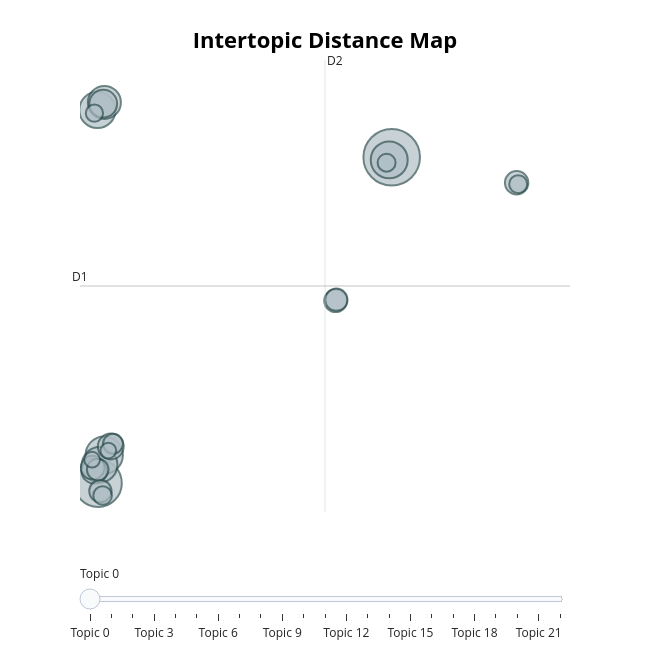

Notebook code cell kept with this figure:
### Code cell
from IPython.display import display

try:
    fig = BERTopic_model.visualize_topics(custom_labels=True)
    display(fig)   # <-- required to show it
except Exception as e:
    print("Not enough topics for visualization")
    print("Error:", e)

### Figure 1 — Plotly figure (JSON) as saved in the notebook; plotly's stock layout.template omitted (floating-point values rounded to 4 significant figures)
{"data": [{"customdata": [[0, "que | la | mi | de | es", 129], [1, "que | los | si | un | de", 91], [2, "hashtagguayaquil | de | en | la | va", 56], [3, "hashtagquito | hashtagcuenca | hashtagambato | de | hashtagguayaquil", 55], [4, "que | mentiond7b4b0e86992768572e6c3dcafcfea323e1c48ce52 | mention476524471566340e3b1ee151d5823752ee0dd06fe5 | mention49a6c2c9015952e969011f2296bfbafef4367e1d98 | eso", 53], [5, "hashtagecuador | ecuador | de | en | el", 51], [6, "mentione504afaba4ce69a3ae0ddf083ed8fff1f10f40cc59 | urlbcaeec6eb0de9a014d8f67d718ecae4b39b47954fa | hermanos | mentionda80dc6eaa1a7caf394e5a69e0687026b212353071 | violencia", 44], [7, "followme | yes | thanks | please | greetings", 31], [8, "hashtag7rc | hashtagdespertarpatria | mention2087399d0b911ed0bb43aa9da21d7301f0a077e56c | los | hashtaglapatriabrilla", 27], [9, "las | carlos | barrera | run | propuestas", 26], [10, "cristiano | ronaldo | messi | premio | diz", 23], [11, "nublado | wind | conditions | feels | humidity", 22], [12, "hashtagmarsocial | year | hashtagnytimes | hashtagauthor | hashtagfoxnews", 21], [13, "days | hashtagblog | hashtagmystery | uk | mention562675bb5ba2cac14b467ce7bcd10eed3257fbb741", 20], [14, "foto | facebook | nueva | publiqu | una", 20], [15, "rajoy | obama | liderazgo | economa | hashtagrajoy", 19], [16, "hashtagricaurtedicelaverdad | n37159 | atrs | banco | pacfico", 16], [17, "foto | set | fotos | andtherestfollows | mentionc8da7d4bd28dc15cc10e8c267dc444c70607cdcf52", 14], [18, "shown | wind | humidity | feels | conditions", 13], [19, "hashtagpagoimpuestos | mil | hashtagsri | personas | hashtagricaurtedicelaverdad", 13], [20, "feliz | cumpleaos | todos | hashtaghappybdaytiago | mentionbf112b763e41a4df2c5a73ef9277d6ad7d974de886", 12], [21, "mentiona78966bf9c5d0e0a82dfbf96fba722498c7eefc905 | hashtagyolevoyaviviana | hashtagrevolucincontodo | hashtagtodotodito35 | hashtagrevolucioncontodo", 10], [22, "forex | cierre | 073 | dax | 039", 10]], "hovertemplate": "<b>Topic %{customdata[0]}</b><br>%{customdata[1]}<br>Size: %{customdata[2]}", "legendgroup": "", "marker": {"color": "#B0BEC5", "line": {"color": "DarkSlateGrey", "width": 2}, "size": [129, 91, 56, 55, 53, 51, 44, 31, 27, 26, 23, 22, 21, 20, 20, 19, 16, 14, 13, 13, 12, 10, 10], "sizemode": "area", "sizeref": 0.08063, "symbol": "circle"}, "mode": "markers", "name": "", "orientation": "v", "showlegend": false, "type": "scatter", "x": [16.58, -5.658, -5.189, 16.39, -5.704, -5.535, -5.178, -5.263, -4.694, -5.947, -6.069, 26.04, 12.33, 12.39, -5.483, -5.68, -4.525, -5.312, 26.16, 16.19, -5.933, -4.881, -6.108], "xaxis": "x", "y": [16.06, -6.859, -4.882, 15.87, 19.39, -5.564, 19.91, 19.83, -4.282, -5.996, -5.766, 14.26, 5.974, 6.041, -7.417, -5.901, -4.086, -7.728, 14.17, 15.68, 19.16, -4.568, -5.208], "yaxis": "y"}], "layout": {"annotations": [{"showarrow": false, "text": "D1", "x": -7.024, "y": 7.005, "yshift": 10}, {"showarrow": false, "text": "D2", "x": 11.53, "xshift": 10, "y": 22.9}], "height": 650, "hoverlabel": {"bgcolor": "white", "font": {"family": "Rockwell", "size": 16}}, "legend": {"itemsizing": "constant", "tracegroupgap": 0}, "margin": {"t": 60}, "shapes": [{"line": {"color": "#CFD8DC", "width": 2}, "type": "line", "x0": 11.53, "x1": 11.53, "y0": -8.887, "y1": 22.9}, {"line": {"color": "#9E9E9E", "width": 2}, "type": "line", "x0": -7.024, "x1": 30.08, "y0": 7.005, "y1": 7.005}], "sliders": [{"active": 0, "pad": {"t": 50}, "steps": [{"args": [{"marker.color": [["red", "#B0BEC5", "#B0BEC5", "#B0BEC5", "#B0BEC5", "#B0BEC5", "#B0BEC5", "#B0BEC5", "#B0BEC5", "#B0BEC5", "#B0BEC5", "#B0BEC5", "#B0BEC5", "#B0BEC5", "#B0BEC5", "#B0BEC5", "#B0BEC5", "#B0BEC5", "#B0BEC5", "#B0BEC5", "#B0BEC5", "#B0BEC5", "#B0BEC5"]]}], "label": "Topic 0", "method": "update"}, {"args": [{"marker.color": [["#B0BEC5", "red", "#B0BEC5", "#B0BEC5", "#B0BEC5", "#B0BEC5", "#B0BEC5", "#B0BEC5", "#B0BEC5", "#B0BEC5", "#B0BEC5", "#B0BEC5", "#B0BEC5", "#B0BEC5", "#B0BEC5", "#B0BEC5", "#B0BEC5", "#B0BEC5", "#B0BEC5", "#B0BEC5", "#B0BEC5", "#B0BEC5", "#B0BEC5"]]}], "label": "Topic 1", "method": "update"}, {"args": [{"marker.color": [["#B0BEC5", "#B0BEC5", "red", "#B0BEC5", "#B0BEC5", "#B0BEC5", "#B0BEC5", "#B0BEC5", "#B0BEC5", "#B0BEC5", "#B0BEC5", "#B0BEC5", "#B0BEC5", "#B0BEC5", "#B0BEC5", "#B0BEC5", "#B0BEC5", "#B0BEC5", "#B0BEC5", "#B0BEC5", "#B0BEC5", "#B0BEC5", "#B0BEC5"]]}], "label": "Topic 2", "method": "update"}, {"args": [{"marker.color": [["#B0BEC5", "#B0BEC5", "#B0BEC5", "red", "#B0BEC5", "#B0BEC5", "#B0BEC5", "#B0BEC5", "#B0BEC5", "#B0BEC5", "#B0BEC5", "#B0BEC5", "#B0BEC5", "#B0BEC5", "#B0BEC5", "#B0BEC5", "#B0BEC5", "#B0BEC5", "#B0BEC5", "#B0BEC5", "#B0BEC5", "#B0BEC5", "#B0BEC5"]]}], "label": "Topic 3", "method": "update"}, {"args": [{"marker.color": [["#B0BEC5", "#B0BEC5", "#B0BEC5", "#B0BEC5", "red", "#B0BEC5", "#B0BEC5", "#B0BEC5", "#B0BEC5", "#B0BEC5", "#B0BEC5", "#B0BEC5", "#B0BEC5", "#B0BEC5", "#B0BEC5", "#B0BEC5", "#B0BEC5", "#B0BEC5", "#B0BEC5", "#B0BEC5", "#B0BEC5", "#B0BEC5", "#B0BEC5"]]}], "label": "Topic 4", "method": "update"}, {"args": [{"marker.color": [["#B0BEC5", "#B0BEC5", "#B0BEC5", "#B0BEC5", "#B0BEC5", "red", "#B0BEC5", "#B0BEC5", "#B0BEC5", "#B0BEC5", "#B0BEC5", "#B0BEC5", "#B0BEC5", "#B0BEC5", "#B0BEC5", "#B0BEC5", "#B0BEC5", "#B0BEC5", "#B0BEC5", "#B0BEC5", "#B0BEC5", "#B0BEC5", "#B0BEC5"]]}], "label": "Topic 5", "method": "update"}, {"args": [{"marker.color": [["#B0BEC5", "#B0BEC5", "#B0BEC5", "#B0BEC5", "#B0BEC5", "#B0BEC5", "red", "#B0BEC5", "#B0BEC5", "#B0BEC5", "#B0BEC5", "#B0BEC5", "#B0BEC5", "#B0BEC5", "#B0BEC5", "#B0BEC5", "#B0BEC5", "#B0BEC5", "#B0BEC5", "#B0BEC5", "#B0BEC5", "#B0BEC5", "#B0BEC5"]]}], "label": "Topic 6", "method": "update"}, {"args": [{"marker.color": [["#B0BEC5", "#B0BEC5", "#B0BEC5", "#B0BEC5", "#B0BEC5", "#B0BEC5", "#B0BEC5", "red", "#B0BEC5", "#B0BEC5", "#B0BEC5", "#B0BEC5", "#B0BEC5", "#B0BEC5", "#B0BEC5", "#B0BEC5", "#B0BEC5", "#B0BEC5", "#B0BEC5", "#B0BEC5", "#B0BEC5", "#B0BEC5", "#B0BEC5"]]}], "label": "Topic 7", "method": "update"}, {"args": [{"marker.color": [["#B0BEC5", "#B0BEC5", "#B0BEC5", "#B0BEC5", "#B0BEC5", "#B0BEC5", "#B0BEC5", "#B0BEC5", "red", "#B0BEC5", "#B0BEC5", "#B0BEC5", "#B0BEC5", "#B0BEC5", "#B0BEC5", "#B0BEC5", "#B0BEC5", "#B0BEC5", "#B0BEC5", "#B0BEC5", "#B0BEC5", "#B0BEC5", "#B0BEC5"]]}], "label": "Topic 8", "method": "update"}, {"args": [{"marker.color": [["#B0BEC5", "#B0BEC5", "#B0BEC5", "#B0BEC5", "#B0BEC5", "#B0BEC5", "#B0BEC5", "#B0BEC5", "#B0BEC5", "red", "#B0BEC5", "#B0BEC5", "#B0BEC5", "#B0BEC5", "#B0BEC5", "#B0BEC5", "#B0BEC5", "#B0BEC5", "#B0BEC5", "#B0BEC5", "#B0BEC5", "#B0BEC5", "#B0BEC5"]]}], "label": "Topic 9", "method": "update"}, {"args": [{"marker.color": [["#B0BEC5", "#B0BEC5", "#B0BEC5", "#B0BEC5", "#B0BEC5", "#B0BEC5", "#B0BEC5", "#B0BEC5", "#B0BEC5", "#B0BEC5", "red", "#B0BEC5", "#B0BEC5", "#B0BEC5", "#B0BEC5", "#B0BEC5", "#B0BEC5", "#B0BEC5", "#B0BEC5", "#B0BEC5", "#B0BEC5", "#B0BEC5", "#B0BEC5"]]}], "label": "Topic 10", "method": "update"}, {"args": [{"marker.color": [["#B0BEC5", "#B0BEC5", "#B0BEC5", "#B0BEC5", "#B0BEC5", "#B0BEC5", "#B0BEC5", "#B0BEC5", "#B0BEC5", "#B0BEC5", "#B0BEC5", "red", "#B0BEC5", "#B0BEC5", "#B0BEC5", "#B0BEC5", "#B0BEC5", "#B0BEC5", "#B0BEC5", "#B0BEC5", "#B0BEC5", "#B0BEC5", "#B0BEC5"]]}], "label": "Topic 11", "method": "update"}, {"args": [{"marker.color": [["#B0BEC5", "#B0BEC5", "#B0BEC5", "#B0BEC5", "#B0BEC5", "#B0BEC5", "#B0BEC5", "#B0BEC5", "#B0BEC5", "#B0BEC5", "#B0BEC5", "#B0BEC5", "red", "#B0BEC5", "#B0BEC5", "#B0BEC5", "#B0BEC5", "#B0BEC5", "#B0BEC5", "#B0BEC5", "#B0BEC5", "#B0BEC5", "#B0BEC5"]]}], "label": "Topic 12", "method": "update"}, {"args": [{"marker.color": [["#B0BEC5", "#B0BEC5", "#B0BEC5", "#B0BEC5", "#B0BEC5", "#B0BEC5", "#B0BEC5", "#B0BEC5", "#B0BEC5", "#B0BEC5", "#B0BEC5", "#B0BEC5", "#B0BEC5", "red", "#B0BEC5", "#B0BEC5", "#B0BEC5", "#B0BEC5", "#B0BEC5", "#B0BEC5", "#B0BEC5", "#B0BEC5", "#B0BEC5"]]}], "label": "Topic 13", "method": "update"}, {"args": [{"marker.color": [["#B0BEC5", "#B0BEC5", "#B0BEC5", "#B0BEC5", "#B0BEC5", "#B0BEC5", "#B0BEC5", "#B0BEC5", "#B0BEC5", "#B0BEC5", "#B0BEC5", "#B0BEC5", "#B0BEC5", "#B0BEC5", "red", "#B0BEC5", "#B0BEC5", "#B0BEC5", "#B0BEC5", "#B0BEC5", "#B0BEC5", "#B0BEC5", "#B0BEC5"]]}], "label": "Topic 14", "method": "update"}, {"args": [{"marker.color": [["#B0BEC5", "#B0BEC5", "#B0BEC5", "#B0BEC5", "#B0BEC5", "#B0BEC5", "#B0BEC5", "#B0BEC5", "#B0BEC5", "#B0BEC5", "#B0BEC5", "#B0BEC5", "#B0BEC5", "#B0BEC5", "#B0BEC5", "red", "#B0BEC5", "#B0BEC5", "#B0BEC5", "#B0BEC5", "#B0BEC5", "#B0BEC5", "#B0BEC5"]]}], "label": "Topic 15", "method": "update"}, {"args": [{"marker.color": [["#B0BEC5", "#B0BEC5", "#B0BEC5", "#B0BEC5", "#B0BEC5", "#B0BEC5", "#B0BEC5", "#B0BEC5", "#B0BEC5", "#B0BEC5", "#B0BEC5", "#B0BEC5", "#B0BEC5", "#B0BEC5", "#B0BEC5", "#B0BEC5", "red", "#B0BEC5", "#B0BEC5", "#B0BEC5", "#B0BEC5", "#B0BEC5", "#B0BEC5"]]}], "label": "Topic 16", "method": "update"}, {"args": [{"marker.color": [["#B0BEC5", "#B0BEC5", "#B0BEC5", "#B0BEC5", "#B0BEC5", "#B0BEC5", "#B0BEC5", "#B0BEC5", "#B0BEC5", "#B0BEC5", "#B0BEC5", "#B0BEC5", "#B0BEC5", "#B0BEC5", "#B0BEC5", "#B0BEC5", "#B0BEC5", "red", "#B0BEC5", "#B0BEC5", "#B0BEC5", "#B0BEC5", "#B0BEC5"]]}], "label": "Topic 17", "method": "update"}, {"args": [{"marker.color": [["#B0BEC5", "#B0BEC5", "#B0BEC5", "#B0BEC5", "#B0BEC5", "#B0BEC5", "#B0BEC5", "#B0BEC5", "#B0BEC5", "#B0BEC5", "#B0BEC5", "#B0BEC5", "#B0BEC5", "#B0BEC5", "#B0BEC5", "#B0BEC5", "#B0BEC5", "#B0BEC5", "red", "#B0BEC5", "#B0BEC5", "#B0BEC5", "#B0BEC5"]]}], "label": "Topic 18", "method": "update"}, {"args": [{"marker.color": [["#B0BEC5", "#B0BEC5", "#B0BEC5", "#B0BEC5", "#B0BEC5", "#B0BEC5", "#B0BEC5", "#B0BEC5", "#B0BEC5", "#B0BEC5", "#B0BEC5", "#B0BEC5", "#B0BEC5", "#B0BEC5", "#B0BEC5", "#B0BEC5", "#B0BEC5", "#B0BEC5", "#B0BEC5", "red", "#B0BEC5", "#B0BEC5", "#B0BEC5"]]}], "label": "Topic 19", "method": "update"}, {"args": [{"marker.color": [["#B0BEC5", "#B0BEC5", "#B0BEC5", "#B0BEC5", "#B0BEC5", "#B0BEC5", "#B0BEC5", "#B0BEC5", "#B0BEC5", "#B0BEC5", "#B0BEC5", "#B0BEC5", "#B0BEC5", "#B0BEC5", "#B0BEC5", "#B0BEC5", "#B0BEC5", "#B0BEC5", "#B0BEC5", "#B0BEC5", "red", "#B0BEC5", "#B0BEC5"]]}], "label": "Topic 20", "method": "update"}, {"args": [{"marker.color": [["#B0BEC5", "#B0BEC5", "#B0BEC5", "#B0BEC5", "#B0BEC5", "#B0BEC5", "#B0BEC5", "#B0BEC5", "#B0BEC5", "#B0BEC5", "#B0BEC5", "#B0BEC5", "#B0BEC5", "#B0BEC5", "#B0BEC5", "#B0BEC5", "#B0BEC5", "#B0BEC5", "#B0BEC5", "#B0BEC5", "#B0BEC5", "red", "#B0BEC5"]]}], "label": "Topic 21", "method": "update"}, {"args": [{"marker.color": [["#B0BEC5", "#B0BEC5", "#B0BEC5", "#B0BEC5", "#B0BEC5", "#B0BEC5", "#B0BEC5", "#B0BEC5", "#B0BEC5", "#B0BEC5", "#B0BEC5", "#B0BEC5", "#B0BEC5", "#B0BEC5", "#B0BEC5", "#B0BEC5", "#B0BEC5", "#B0BEC5", "#B0BEC5", "#B0BEC5", "#B0BEC5", "#B0BEC5", "red"]]}], "label": "Topic 22", "method": "update"}]}], "title": {"font": {"color": "Black", "size": 22}, "text": "<b>Intertopic Distance Map</b>", "x": 0.5, "xanchor": "center", "y": 0.95, "yanchor": "top"}, "width": 650, "xaxis": {"anchor": "y", "domain": [0, 1], "range": [-7.024, 30.08], "title": {"text": ""}, "type": "linear", "visible": false}, "yaxis": {"anchor": "x", "domain": [0, 1], "range": [-8.887, 22.9], "title": {"text": ""}, "type": "linear", "visible": false}}}
